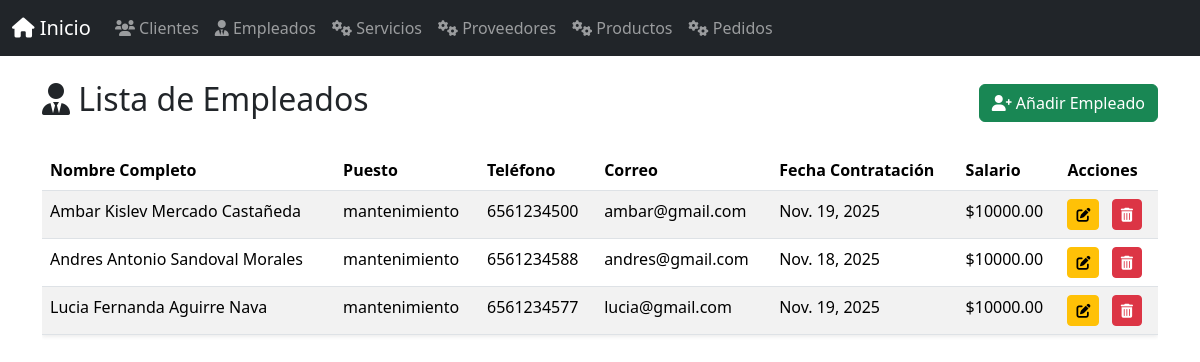
/empleados/, run on the app's committed database.
### app_lavanderia/models.py (models this page shows, shortened)
class Empleado(models.Model):
    nombre = models.CharField(max_length=100)
    apellido = models.CharField(max_length=100)
    puesto = models.CharField(max_length=100)
    telefono = models.CharField(max_length=15)
    correo = models.EmailField()
    fecha_contratacion = models.DateField()
    salario = models.DecimalField(max_digits=8, decimal_places=2)
    servicios = models.ManyToManyField('Servicio', related_name='empleados')

### app_lavanderia/views.py (the view)
# urls.py: path('empleados/', views.ver_empleados, name='ver_empleados'), # <--- ESTA ES LA CLAVE
def ver_empleados(request):
    empleados = Empleado.objects.all()
    return render(request, 'empleado/ver_empleados.html', {'empleados': empleados})

### app_lavanderia/templates/empleado/ver_empleados.html (shortened to what this page needs)
{% extends 'base.html' %}
{% block content %}
<div class="d-flex justify-content-between align-items-center mb-4">
    <h2><i class="fas fa-user-tie"></i> Lista de Empleados</h2>
    <a href="{% url 'agregar_empleado' %}" class="btn btn-success">
        <i class="fas fa-user-plus"></i> Añadir Empleado
    </a>
</div>
{% if empleados %}
<div class="table-responsive">
    <table class="table table-striped table-hover shadow-sm">
        <thead class="bg-dark text-white">
            <tr>
                <th>Nombre Completo</th>
                <th>Puesto</th>
                <th>Teléfono</th>
                <th>Correo</th>
                <th>Fecha Contratación</th>
                <th>Salario</th>
                <th>Acciones</th>
            </tr>
        </thead>
        <tbody>
            {% for empleado in empleados %}
            <tr>
                <td>{{ empleado.nombre }} {{ empleado.apellido }}</td>
                <td>{{ empleado.puesto }}</td>
                <td>{{ empleado.telefono }}</td>
                <td>{{ empleado.correo }}</td>
                <td>{{ empleado.fecha_contratacion }}</td>
                <td>${{ empleado.salario|floatformat:2 }}</td>
                <td>
                    <a href="{% url 'actualizar_empleado' empleado.id %}" class="btn btn-warning btn-sm me-2" title="Actualizar">
                        <i class="fas fa-edit"></i>
                    </a>
                    <a href="{% url 'borrar_empleado' empleado.id %}" class="btn btn-danger btn-sm" title="Borrar">
                        <i class="fas fa-trash-alt"></i>
                    </a>
                </td>
            </tr>
            {% endfor %}
        </tbody>
    </table>
</div>
{% endif %}
{% endblock %}

### data on the page
Empleado: nombre "Ambar Kislev", apellido "Mercado Castañeda", puesto "mantenimiento", telefono "6561234500", correo "ambar@gmail.com", fecha_contratacion "Nov. 19, 2025", salario "10000.00"
Empleado: nombre "Andres Antonio", apellido "Sandoval Morales", puesto "mantenimiento", telefono "6561234588", correo "andres@gmail.com", fecha_contratacion "Nov. 18, 2025", salario "10000.00"
Empleado: nombre "Lucia Fernanda", apellido "Aguirre Nava", puesto "mantenimiento", telefono "6561234577", correo "lucia@gmail.com", fecha_contratacion "Nov. 19, 2025", salario "10000.00"
